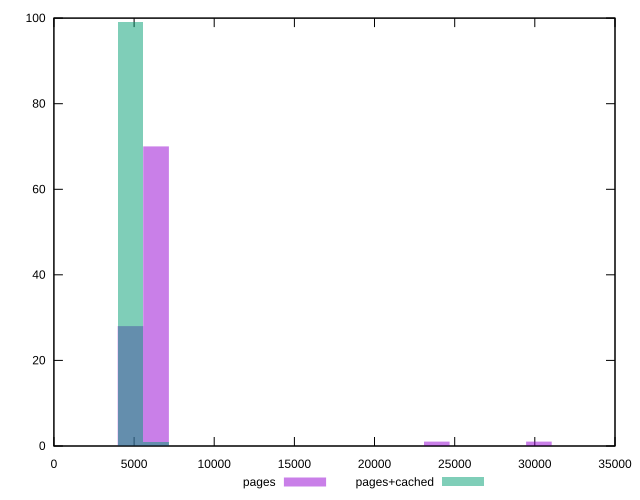

The script that saved this image:
reset
set terminal svg size 640, 500 enhanced background rgb 'white'
set output "reprap/speed-index/comparison/histogram/1_vs_2.svg"

$pages <<EOF
30248.495145983623 1
4776.078180944783 28
6368.10424125971 70
23880.39090472391 1
EOF

$pagesCached <<EOF
6368.10424125971 1
4776.078180944783 99
EOF

set key outside below
set boxwidth 1592.0260603149275
set yrange [0:100]
set style fill transparent solid 0.5 noborder

plot \
  $pages title "pages" with boxes, \
  $pagesCached title "pages+cached" with boxes, \


reset
